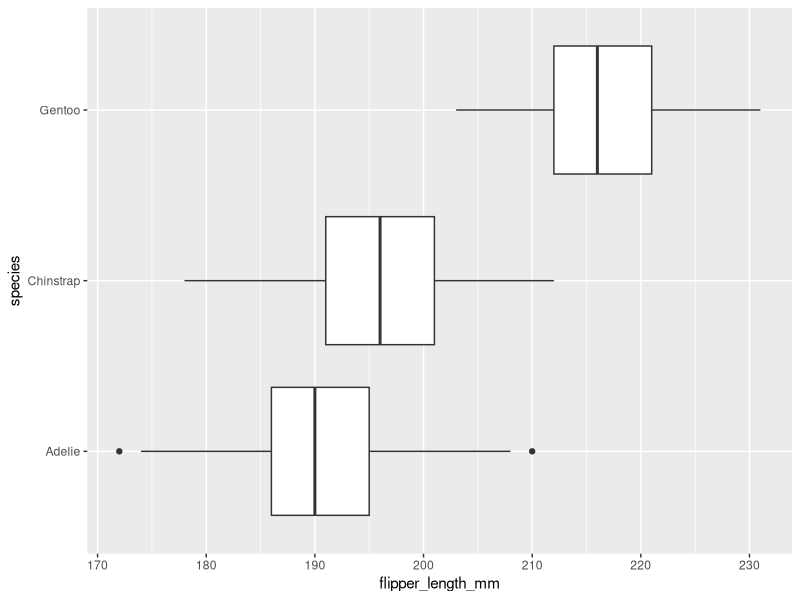
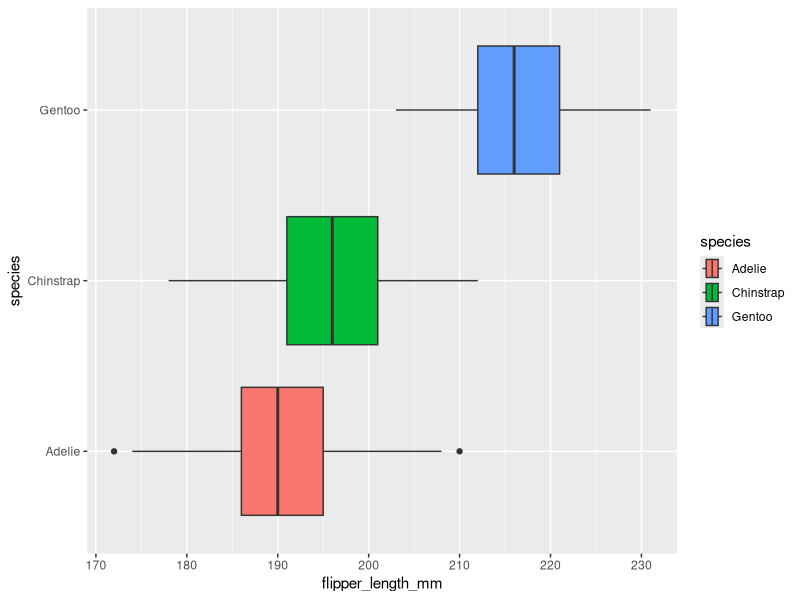
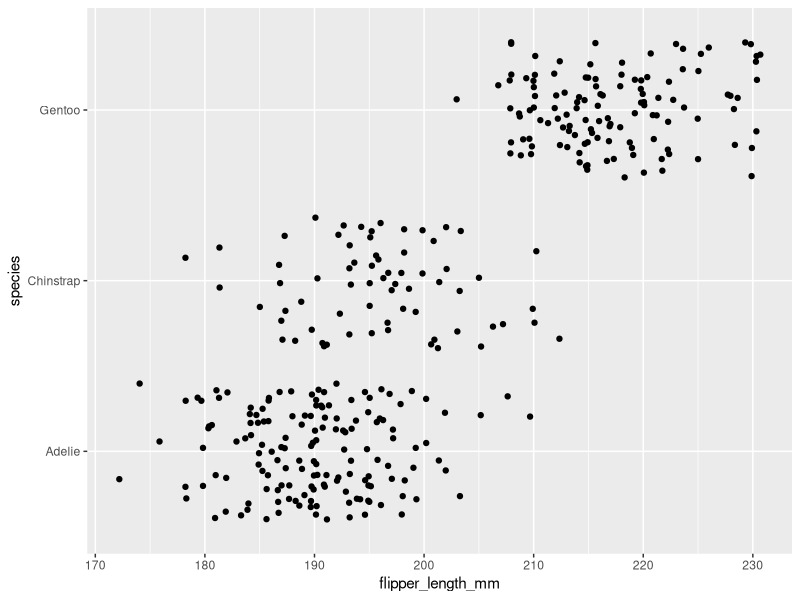

These figures' R source, in order:
## ---- chunk 1
knitr::opts_chunk$set(error = TRUE)
## ---- chunk 2
library(palmerpenguins)
penguins
## ---- chunk 3
library(ggplot2)
## ---- chunk 4
ggplot(data = penguins, mapping = aes(x = flipper_length_mm, y = species)) +
  geom_boxplot()
## ---- chunk 5
ggplot(data = penguins, mapping = aes(x = flipper_length_mm, y = species, fill = species)) +
  geom_boxplot()
## ---- chunk 6
ggplot(data = penguins, mapping = aes(x = flipper_length_mm, y = species, geom_jitter = species)) +
  geom_jitter()
## ---- chunk 7

## ---- chunk 8

## ---- chunk 9

## ---- chunk 10

## ---- chunk 11

## ---- chunk 12

## ---- chunk 13

## ---- chunk 14

